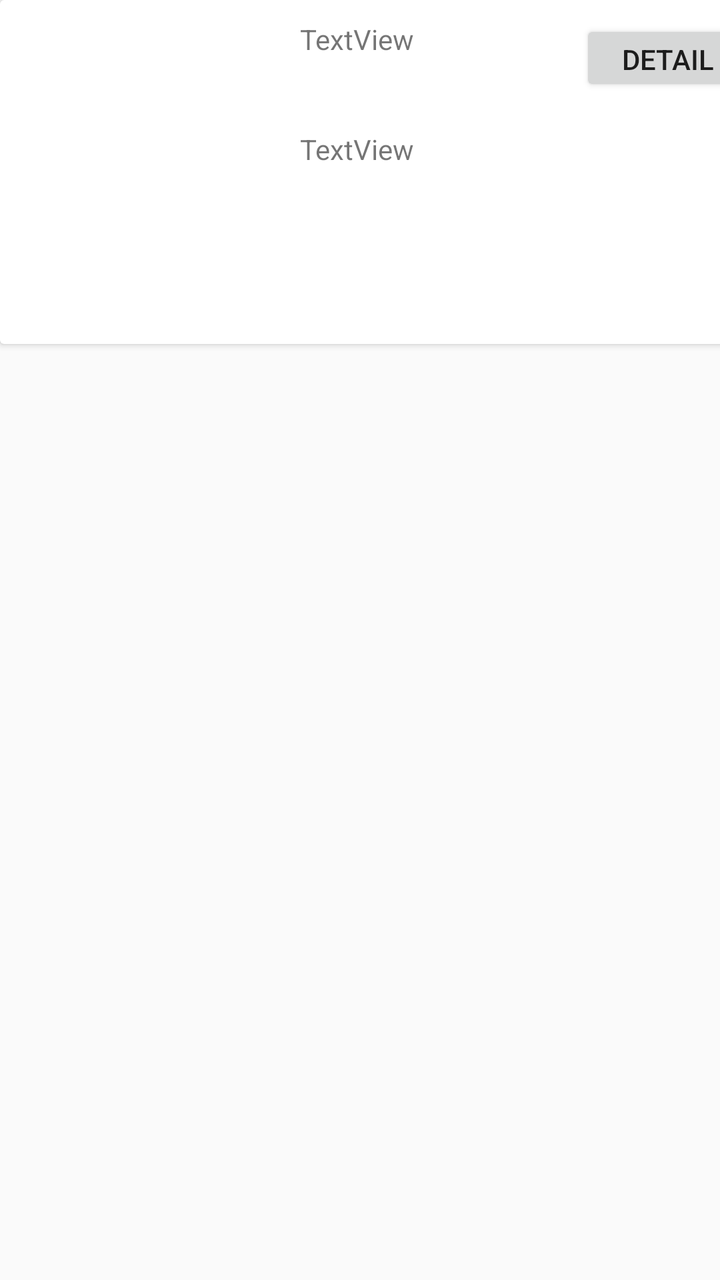
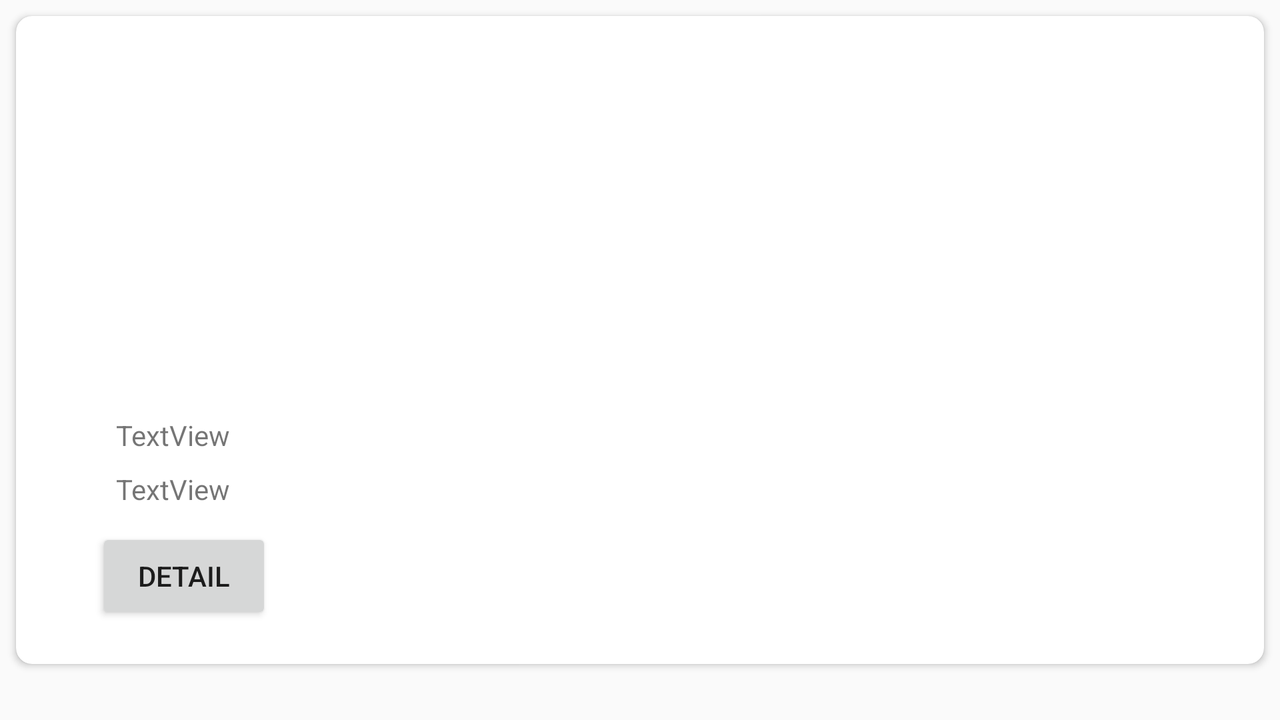

Two renders of one Android screen. The first uses the default layout on a phone; the second uses the alternative layout the repository ships for a different screen configuration, on a matching device. The two XML files are below.
<!-- AndroidManifest.xml: application theme Theme.CareerHub -->
<!-- res/layout/post_layout.xml -->
<?xml version="1.0" encoding="utf-8"?>
<LinearLayout xmlns:android="http://schemas.android.com/apk/res/android"
    xmlns:app="http://schemas.android.com/apk/res-auto"
    xmlns:tools="http://schemas.android.com/tools"
    android:layout_width="match_parent"
    android:layout_height="wrap_content">


    <androidx.cardview.widget.CardView
        android:layout_width="409dp"
        android:layout_height="172dp"
        tools:layout_editor_absoluteX="1dp"
        tools:layout_editor_absoluteY="185dp">

        <ImageView
            android:id="@+id/userImg"
            android:layout_width="130dp"
            android:layout_height="130dp"
            app:srcCompat="@drawable/ic_launcher_foreground" />

        <TextView
            android:id="@+id/userName"
            android:layout_width="97dp"
            android:layout_height="29dp"

            android:layout_marginLeft="150dp"
            android:layout_marginTop="10dp"
            android:text="TextView" />

        <TextView
            android:id="@+id/postDescription"
            android:layout_width="229dp"
            android:layout_height="62dp"
            android:layout_marginLeft="150dp"
            android:layout_marginTop="65dp"
            android:text="TextView" />

        <Button
            android:id="@+id/btnDetail"
            android:layout_width="wrap_content"
            android:layout_height="38dp"
            android:layout_marginLeft="290dp"
            android:layout_marginTop="10dp"
            android:text="Detail" />
    </androidx.cardview.widget.CardView>






</LinearLayout>
<!-- resources referenced by this layout -->
<resources>
  <style name="Theme.CareerHub" parent="Base.Theme.CareerHub" />
  <style name="Base.Theme.CareerHub" parent="Theme.AppCompat.DayNight.NoActionBar">
          
          
      </style>
</resources>
<!-- res/layout-land/post_layout.xml (the author's variant of the layout above) -->
<!-- drawn on the phone turned sideways -->
<?xml version="1.0" encoding="utf-8"?>
<LinearLayout xmlns:android="http://schemas.android.com/apk/res/android"
    xmlns:app="http://schemas.android.com/apk/res-auto"
    xmlns:tools="http://schemas.android.com/tools"
    android:layout_width="match_parent"
    android:layout_height="match_parent"
    >


    <androidx.cardview.widget.CardView
        android:layout_width="match_parent"
        android:layout_height="wrap_content"
        android:layout_margin="8dp"
        app:cardCornerRadius="8dp"
       >
<LinearLayout
    android:layout_width="wrap_content"
    android:layout_height="wrap_content"
    android:orientation="vertical"
    android:padding="20dp"
>      <ImageView
            android:id="@+id/userImg"
            android:layout_width="130dp"
            android:layout_height="130dp"
    android:scaleType="centerCrop"
            app:srcCompat="@drawable/ic_launcher_foreground" />

        <TextView
            android:id="@+id/userName"
            android:layout_width="wrap_content"
            android:layout_height="wrap_content"
            android:layout_marginLeft="30dp"
            android:layout_marginTop="50dp"
            android:text="TextView" />

        <TextView
            android:id="@+id/postDescription"
            android:layout_width="wrap_content"
            android:layout_height="wrap_content"
            android:layout_marginLeft="30dp"
            android:layout_marginTop="8dp"
            android:text="TextView" />

        <Button
            android:id="@+id/btnDetail"
            android:layout_width="wrap_content"
            android:layout_height="wrap_content"
            android:layout_marginLeft="20dp"
            android:layout_marginTop="10dp"
            android:text="Detail" />
</LinearLayout>
    </androidx.cardview.widget.CardView>






</LinearLayout>
